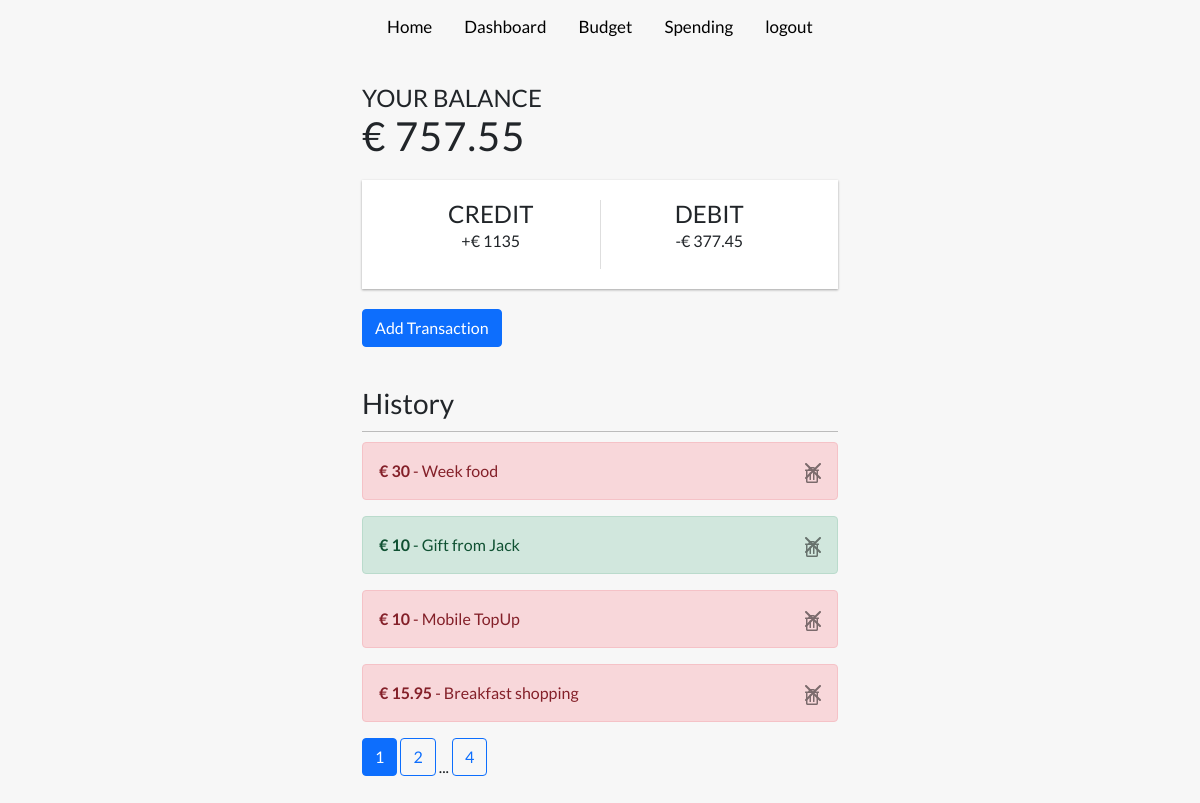
Screenshot of /home (signed in) with the database file from the repository.
### app.py (models this page shows, shortened)
class Account(db.Model):
    id = db.Column(db.Integer, primary_key=True)
    money = db.Column(db.Integer, nullable=False, default=0)
    user_id = db.Column(db.Integer, db.ForeignKey('user.id'), nullable=False)
    entry_type = db.Column(db.Text, nullable=False)
    description = db.Column(db.Text, nullable=False)
    dt = db.Column(db.DateTime, nullable=False, default=datetime.utcnow())
    current_month = db.Column(db.Integer, nullable=True)
    day_month = db.Column(db.Text, nullable=True)

### app.py (the view, shortened to what this page needs)
@app.route('/', methods=['GET', 'POST'])
@app.route("/home", methods=['GET', 'POST'])
@login_required
def home():
    user_account = User.query.filter_by(username=current_user.username).first()
    account_balance = Account.query.filter_by(author=current_user, entry_type="credit").all()
    cash =  (sum([fund.money for fund in account_balance]))
    account_debit = Account.query.filter_by(author=current_user, entry_type="debit").all()
    debit_cash =  (sum([fund.money for fund in account_debit]))
    current_balance = cash - debit_cash
    page = request.args.get('page', 1, type=int)
    all_cash = Account.query.filter_by(author=current_user).order_by(Account.dt.desc()).paginate(page=page, per_page=4)
    return render_template('app.html', data=user_account, cash=cash, debit_cash=debit_cash, balance=current_balance, all_cash=all_cash)

### app.py (called while the page is built)
@login_manager.user_loader
def load_user(user_id):
    return User.query.get(int(user_id))

### templates/app.html (shortened to what this page needs)
<!DOCTYPE html>
<html lang="en">
  <head>
    <link
      href="https://cdn.jsdelivr.net/npm/bootstrap@5.1.3/dist/css/bootstrap.min.css"
      rel="stylesheet"
    />
    <link href="static/signin.css" rel="stylesheet" />
    <link rel="stylesheet" href="https://use.fontawesome.com/releases/v5.7.2/css/all.css">
  </head>
  <body>
    <header>
      <div class="topnav">
        {% if current_user.is_authenticated %}
        <a href="{{url_for('home')}}">Home</a>
         <a href="{{url_for('dashboard')}}">Dashboard</a>
          <a href="{{url_for('createBudget')}}">Budget</a>
          <a href="{{url_for('monthexpense')}}">Spending</a>
        <a href="{{url_for('logout')}}">logout</a>
        {% else %}
        <a href="{{url_for('login')}}">Login</a>
        {% endif %}
      </div>
    </header>
    <div class="container">
      <h4>Your Balance</h4>
      <h1 id="balance">€ {{balance}}</h1>
      <div class="inc-exp-container">
        <div>
          <h4>Credit</h4>
          <p id="money-plus" class="money plus">+€ {{cash}}</p>
        </div>
        <div>
          <h4>Debit</h4>
          <p id="money-minus" class="money minus">-€ {{debit_cash}}</p>
        </div>
      </div>
      <button
        type="button"
        class="btn btn-primary"
        data-bs-toggle="modal"
        data-bs-target="#exampleModal"
      >
        Add Transaction
      </button>
      <h3>History</h3>
      {% for cash in all_cash.items %}
      {% if cash.entry_type == "credit"%}
      <div class="alert alert-success alert-dismissible fade show" role="alert">
        <strong>€ {{cash.money}}</strong> - {{cash.description}}
        <a
          type="button"
          aria-label="Close"
          id="close"
          class="btn-close"
          href="/delete/{{cash.id}}"
        >
       <i class="far fa-trash-alt"></i>
      </a>
      </div>
      {% else %}
      <div class="alert alert-danger alert-dismissible fade show" role="alert">
        <strong>€ {{cash.money}}</strong> - {{cash.description}}
        <a
          type="button"
          aria-label="Close"
          id="close"
          class="btn-close"
          href="/delete/{{cash.id}}"
        >
       <i class="far fa-trash-alt"></i>
      </a>
      </div>
      {% endif %}
    {% endfor %}
    {% for page_num in all_cash.iter_pages(left_edge=1, right_edge=1, left_current=1, right_current=2) %}
      {% if page_num %}
        {% if all_cash.page == page_num %}
          <a class="btn btn-primary mb-4" href="{{ url_for('home', page=page_num) }}">{{ page_num }}</a>
        {% else %}
          <a class="btn btn-outline-primary mb-4" href="{{ url_for('home', page=page_num) }}">{{ page_num }}</a>
        {% endif %}
      {% else %}
        ...
      {% endif %}
    {% endfor %}
  </body>
</html>

### static/signin.css (style rules this page uses)
:root { --box-shadow: 0 1px 3px rgba(0, 0, 0, 0.12), 0 1px 2px rgba(0, 0, 0, 0.24); }
* { box-sizing: border-box; }
body { background-color: #f7f7f7; display: flex; flex-direction: column; align-items: center; justify-content: center; margin: 0; font-family: "Lato", sans-serif; }
.container { margin: 30px auto; width: 500px; }
h1 { letter-spacing: 1px; margin: 0; }
h3 { border-bottom: 1px solid #bbb; padding-bottom: 10px; margin: 40px 0 10px; }
h4 { margin: 0; text-transform: uppercase; }
.inc-exp-container { background-color: #fff; box-shadow: var(--box-shadow); padding: 20px; display: flex; justify-content: space-between; margin: 20px 0; }
.inc-exp-container > div { flex: 1; text-align: center; }
.inc-exp-container > div:first-of-type { border-right: 1px solid #dedede; }
.topnav a { float: left; color: #000000; text-align: center; padding: 14px 16px; text-decoration: none; font-size: 17px; }

### rows the page displays
Account: money "30", description "Week food"
Account: money "10", description "Gift from Jack"
Account: money "10", description "Mobile TopUp"
Account: money "15.95", description "Breakfast shopping"

### other values shown
{{ balance }} "757.55"
{{ cash }} "1135"
{{ debit_cash }} "377.45"
{{ page_num }} "1"
{{ page_num }} "2" "4"
